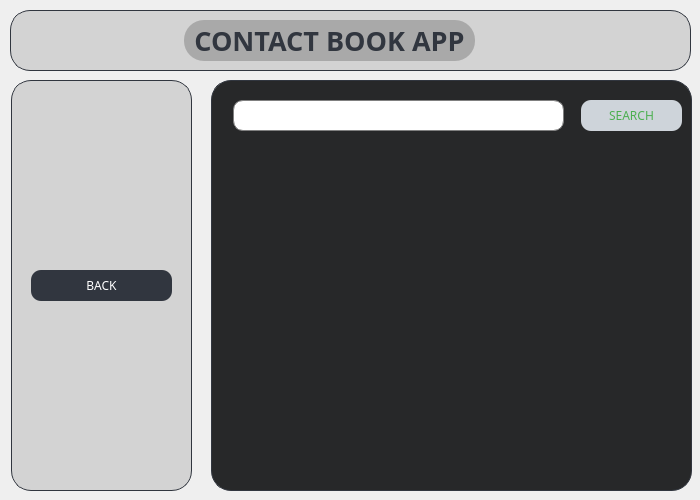
<?xml version="1.0" encoding="UTF-8"?>
<ui version="4.0">
 <class>SearchWindow</class>
 <widget class="QDialog" name="SearchWindow">
  <property name="geometry">
   <rect>
    <x>0</x>
    <y>0</y>
    <width>700</width>
    <height>500</height>
   </rect>
  </property>
  <property name="windowTitle">
   <string>Dialog</string>
  </property>
  <property name="styleSheet">
   <string notr="true">QForm
{
	background-color: black;
}</string>
  </property>
  <widget class="QFrame" name="RightPanel">
   <property name="geometry">
    <rect>
     <x>211</x>
     <y>80</y>
     <width>481</width>
     <height>411</height>
    </rect>
   </property>
   <property name="styleSheet">
    <string notr="true">QFrame
{
	background-color: #272829;
	border: 1px solid #31363F;
	border-radius:20px;
}</string>
   </property>
   <property name="frameShape">
    <enum>QFrame::StyledPanel</enum>
   </property>
   <property name="frameShadow">
    <enum>QFrame::Raised</enum>
   </property>
   <widget class="QListWidget" name="ContactListWidget">
    <property name="geometry">
     <rect>
      <x>75</x>
      <y>80</y>
      <width>401</width>
      <height>311</height>
     </rect>
    </property>
    <property name="font">
     <font>
      <family>Unispace</family>
      <pointsize>14</pointsize>
     </font>
    </property>
    <property name="cursor" stdset="0">
     <cursorShape>PointingHandCursor</cursorShape>
    </property>
    <property name="styleSheet">
     <string notr="true">QListWidget
{
	border: none;
}
QListWidget::item
{
	margin-bottom: 5px;
	color: darkgray;
}
QListWidget::item::hover
{
	border-bottom: 1px solid gray;
}</string>
    </property>
   </widget>
   <widget class="QPushButton" name="SearchButton">
    <property name="geometry">
     <rect>
      <x>370</x>
      <y>20</y>
      <width>101</width>
      <height>31</height>
     </rect>
    </property>
    <property name="font">
     <font>
      <family>Unispace</family>
     </font>
    </property>
    <property name="cursor">
     <cursorShape>PointingHandCursor</cursorShape>
    </property>
    <property name="styleSheet">
     <string notr="true">QPushButton {
	background-color: #CED4DA;
    color: #4CAF50;
    border: none;
    padding: 8px 16px;
    border-radius: 10px;
}
QPushButton:hover {
    background-color: #31363F;
    color: white;
}</string>
    </property>
    <property name="text">
     <string>SEARCH</string>
    </property>
   </widget>
   <widget class="QLineEdit" name="SearchInput">
    <property name="geometry">
     <rect>
      <x>22</x>
      <y>20</y>
      <width>331</width>
      <height>31</height>
     </rect>
    </property>
    <property name="font">
     <font>
      <pointsize>11</pointsize>
      <bold>true</bold>
     </font>
    </property>
    <property name="styleSheet">
     <string notr="true">QLineEdit {
    border: 1px solid gray;
    border-radius: 10px;
    color: darkgray; 
}</string>
    </property>
   </widget>
  </widget>
  <widget class="QFrame" name="LeftPanel">
   <property name="geometry">
    <rect>
     <x>11</x>
     <y>80</y>
     <width>181</width>
     <height>411</height>
    </rect>
   </property>
   <property name="styleSheet">
    <string notr="true">QFrame {
    background-color: lightgray;
    border: 1px solid #31363F;
    border-radius: 20px;
}

QFrame:hover {
    background-color: darkgray;
}</string>
   </property>
   <property name="frameShape">
    <enum>QFrame::StyledPanel</enum>
   </property>
   <property name="frameShadow">
    <enum>QFrame::Raised</enum>
   </property>
   <widget class="QPushButton" name="BackButton">
    <property name="geometry">
     <rect>
      <x>20</x>
      <y>190</y>
      <width>141</width>
      <height>31</height>
     </rect>
    </property>
    <property name="font">
     <font>
      <family>Unispace</family>
     </font>
    </property>
    <property name="cursor">
     <cursorShape>PointingHandCursor</cursorShape>
    </property>
    <property name="styleSheet">
     <string notr="true">QPushButton {
    background-color: #31363F;
    color: white;
    border: none;
    padding: 8px 16px;
    border-radius: 10px;
}
QPushButton:hover {
    background-color: #CED4DA;
    color: #4CAF50;
}</string>
    </property>
    <property name="text">
     <string>BACK</string>
    </property>
   </widget>
  </widget>
  <widget class="QFrame" name="UpperPanel">
   <property name="geometry">
    <rect>
     <x>10</x>
     <y>10</y>
     <width>681</width>
     <height>61</height>
    </rect>
   </property>
   <property name="maximumSize">
    <size>
     <width>16777215</width>
     <height>16777215</height>
    </size>
   </property>
   <property name="styleSheet">
    <string notr="true">QFrame {
    background-color: lightgray;
    border: 1px solid #31363F;
    border-radius: 20px;
}

QFrame:hover {
    background-color: darkgray;
}</string>
   </property>
   <property name="frameShape">
    <enum>QFrame::StyledPanel</enum>
   </property>
   <property name="frameShadow">
    <enum>QFrame::Raised</enum>
   </property>
   <widget class="QLabel" name="Heading">
    <property name="geometry">
     <rect>
      <x>174</x>
      <y>10</y>
      <width>291</width>
      <height>41</height>
     </rect>
    </property>
    <property name="font">
     <font>
      <family>Unispace</family>
      <pointsize>20</pointsize>
      <bold>true</bold>
     </font>
    </property>
    <property name="styleSheet">
     <string notr="true">QLabel
{
	background-color: darkgray;
	border: none;
	color: #31363F;
}</string>
    </property>
    <property name="text">
     <string>CONTACT BOOK APP</string>
    </property>
    <property name="alignment">
     <set>Qt::AlignCenter</set>
    </property>
   </widget>
  </widget>
 </widget>
 <resources/>
 <connections/>
</ui>
